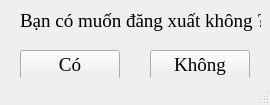
<?xml version="1.0" encoding="UTF-8"?>
<ui version="4.0">
 <class>MainWindow</class>
 <widget class="QMainWindow" name="MainWindow">
  <property name="geometry">
   <rect>
    <x>0</x>
    <y>0</y>
    <width>270</width>
    <height>105</height>
   </rect>
  </property>
  <property name="maximumSize">
   <size>
    <width>270</width>
    <height>105</height>
   </size>
  </property>
  <property name="font">
   <font>
    <family>Times New Roman</family>
    <pointsize>14</pointsize>
   </font>
  </property>
  <property name="windowTitle">
   <string>Thông báo</string>
  </property>
  <widget class="QWidget" name="centralwidget">
   <widget class="QLabel" name="label">
    <property name="geometry">
     <rect>
      <x>20</x>
      <y>10</y>
      <width>241</width>
      <height>21</height>
     </rect>
    </property>
    <property name="text">
     <string>Bạn có muốn đăng xuất không ?</string>
    </property>
   </widget>
   <widget class="QPushButton" name="btn_yes">
    <property name="geometry">
     <rect>
      <x>20</x>
      <y>50</y>
      <width>100</width>
      <height>30</height>
     </rect>
    </property>
    <property name="text">
     <string>Có</string>
    </property>
   </widget>
   <widget class="QPushButton" name="btn_no">
    <property name="geometry">
     <rect>
      <x>150</x>
      <y>50</y>
      <width>100</width>
      <height>30</height>
     </rect>
    </property>
    <property name="text">
     <string>Không</string>
    </property>
   </widget>
  </widget>
  <widget class="QMenuBar" name="menubar">
   <property name="geometry">
    <rect>
     <x>0</x>
     <y>0</y>
     <width>270</width>
     <height>21</height>
    </rect>
   </property>
  </widget>
  <widget class="QStatusBar" name="statusbar"/>
 </widget>
 <resources/>
 <connections/>
</ui>
